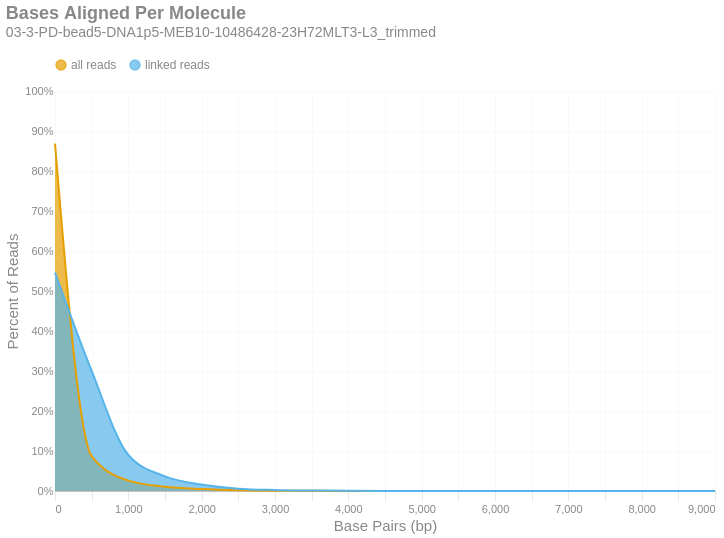

The notebook cell this image was saved under:
### Markdown cell above
### Bases Aligned Per Molecule
This is a frequency distribution showing the number of base pairs aligned per unique molecule. These data are shown in 500 bp bins. There are two distributions: one with `all reads` (yellow) and another with only `linked reads` (blue). The percent of molecules in the `linked reads` distribution is relative to the total number of linked molecules.

### Code cell
if SKIPLR:
    print_html(f"Skipped")
else:
    binned_df = consolidated_hist(valids['aligned_bp'], mask, 500, True)
    with SafeRender(binned_df):
        (
            density_plot(binned_df, 'Bases Aligned Per Molecule', samplename, 'basesper')
            .encode(
                x=alt.X('bin:Q', title="Base Pairs (bp)").axis(tickMinStep=500),
                y=alt.Y('value:Q', title='Percent of Reads')
                    .axis(format='%')
                    .scale(domain = [0,1])
                    .stack(False),
                color=alt.Color("key:N").scale(domain = ["all reads", "linked reads"]),
                tooltip = [
                    alt.Tooltip("key:N", title = "Data Type"),
                    alt.Tooltip("range_label:N", title="Based Aligned Per Molecule"),
                    alt.Tooltip("value:Q", format = ".2%", title="% Molecules")
                ]
            )
        ).display()

### Figure 1 — Vega-Lite specification as saved in the notebook (floating-point values rounded to 4 significant figures)
{"width": "container", "height": 400, "config": {"title": {"anchor": "start", "dy": -15, "fontSize": 18, "color": "#888888", "subtitleColor": "#888888", "subtitleFontSize": 14}, "arc": {"fill": "#0072B2"}, "axis": {"domainColor": "#888888", "domainWidth": 0.5, "gridWidth": 0.2, "grid": false, "titleFontWeight": 400, "titleFontSize": 15, "labelFontSize": 11, "labelColor": "#888888", "tickColor": "#888888", "tickWidth": 0.2, "titleColor": "#888888"}, "axisBand": {"grid": false}, "axisX": {"grid": true, "tickSize": 10, "domainCap": "round"}, "axisY": {"domain": false, "grid": true, "tickSize": 0, "domainCap": "round"}, "background": "transparent", "header": {"labelFontSize": 15, "labelColor": "#888888", "titleFontSize": 15, "titleFontWeight": 600, "titleColor": "#888888"}, "legend": {"labelFont": "sans-serif", "labelFontSize": 12, "labelColor": "#888888", "symbolSize": 100, "symbolType": "circle", "titleFontSize": 12, "titlePadding": 10, "titleColor": "#888888", "title": null, "orient": "top"}, "range": {"category": ["#E69F00", "#56B4E9", "#009E73", "#F0E442", "#0072B2", "#D55E00", "#CC79A7", "#000000"], "diverging": ["#cfe8f3", "#a2d4ec", "#73bfe2", "#46abdb", "#1696d2", "#12719e"]}, "area": {"fill": "#0072B2", "fillOpacity": 0.7, "line": true, "strokeOpacity": 0.7}, "line": {"color": "#0072B2", "stroke": "#0072B2", "strokeWidth": 2}, "trail": {"color": "#0072B2", "stroke": "#0072B2", "strokeWidth": 0, "size": 1}, "point": {"filled": true}, "text": {"color": "#888888", "fontSize": 11, "align": "right", "fontWeight": 400, "size": 11}, "bar": {"fill": "#0072B2", "stroke": null}, "view": {"stroke": null, "continuousWidth": 660, "continuousHeight": 400}}, "data": {"name": "data-1e8ace41cd530c26d69e516f25ffcd0d"}, "mark": {"type": "area", "interpolate": "monotone"}, "encoding": {"color": {"field": "key", "scale": {"domain": ["all reads", "linked reads"]}, "type": "nominal"}, "tooltip": [{"field": "key", "title": "Data Type", "type": "nominal"}, {"field": "range_label", "title": "Based Aligned Per Molecule", "type": "nominal"}, {"field": "value", "format": ".2%", "title": "% Molecules", "type": "quantitative"}], "x": {"axis": {"tickMinStep": 500}, "field": "bin", "title": "Base Pairs (bp)", "type": "quantitative"}, "y": {"axis": {"format": "%"}, "field": "value", "scale": {"domain": [0, 1]}, "stack": false, "title": "Percent of Reads", "type": "quantitative"}}, "params": [{"name": "param_c36ac31b6afebe62", "select": {"type": "point", "fields": ["key"]}, "bind": "legend"}], "title": {"text": "Bases Aligned Per Molecule", "subtitle": "03-3-PD-bead5-DNA1p5-MEB10-10486428-23H72MLT3-L3_trimmed"}, "transform": [{"fold": ["all reads", "linked reads"]}, {"filter": {"param": "param_c36ac31b6afebe62"}}], "usermeta": {"embedOptions": {"downloadFileName": "03-3-PD-bead5-DNA1p5-MEB10-10486428-23H72MLT3-L3_trimmed.basesper"}}, "$schema": "https://vega.github.io/schema/vega-lite/v6.4.1.json", "datasets": {"data-1e8ace41cd530c26d69e516f25ffcd0d": [{"bin": "0", "interval": "0-500", "all reads": 0.8686, "linked reads": 0.5459, "range_label": "0-499"}, {"bin": "500", "interval": "500-1000", "all reads": 0.08701, "linked reads": 0.3001, "range_label": "500-999"}, {"bin": "1000", "interval": "1000-1500", "all reads": 0.02597, "linked reads": 0.09006, "range_label": "1000-1499"}, {"bin": "1500", "interval": "1500-2000", "all reads": 0.01057, "linked reads": 0.03667, "range_label": "1500-1999"}, {"bin": "2000", "interval": "2000-2500", "all reads": 0.004695, "linked reads": 0.01629, "range_label": "2000-2499"}, {"bin": "2500", "interval": "2500-3000", "all reads": 0.001707, "linked reads": 0.005921, "range_label": "2500-2999"}, {"bin": "3000", "interval": "3000-3500", "all reads": 0.0007673, "linked reads": 0.002662, "range_label": "3000-3499"}, {"bin": "3500", "interval": "3500-4000", "all reads": 0.0003662, "linked reads": 0.00127, "range_label": "3500-3999"}, {"bin": "4000", "interval": "4000-4500", "all reads": 0.0001696, "linked reads": 0.0005885, "range_label": "4000-4499"}, {"bin": "4500", "interval": "4500-5000", "all reads": 7.577e-05, "linked reads": 0.0002629, "range_label": "4500-4999"}, {"bin": "5000", "interval": "5000-5500", "all reads": 3.489e-05, "linked reads": 0.000121, "range_label": "5000-5499"}, {"bin": "5500", "interval": "5500-6000", "all reads": 1.519e-05, "linked reads": 5.269e-05, "range_label": "5500-5999"}, {"bin": "6000", "interval": "6000-6500", "all reads": 6.541e-06, "linked reads": 2.27e-05, "range_label": "6000-6499"}, {"bin": "6500", "interval": "6500-7000", "all reads": 3.738e-06, "linked reads": 1.297e-05, "range_label": "6500-6999"}, {"bin": "7000", "interval": "7000-7500", "all reads": 1.791e-06, "linked reads": 6.214e-06, "range_label": "7000-7499"}, {"bin": "7500", "interval": "7500-8000", "all reads": 5.451e-07, "linked reads": 1.891e-06, "range_label": "7500-7999"}, {"bin": "8000", "interval": "8000-8500", "all reads": 3.115e-07, "linked reads": 1.081e-06, "range_label": "8000-8499"}, {"bin": "8500", "interval": "8500-9000", "all reads": 0.0, "linked reads": 0.0, "range_label": "8500-8999"}, {"bin": "9000", "interval": "9000-9500", "all reads": 0.0, "linked reads": 0.0, "range_label": "9000-9499"}]}}
